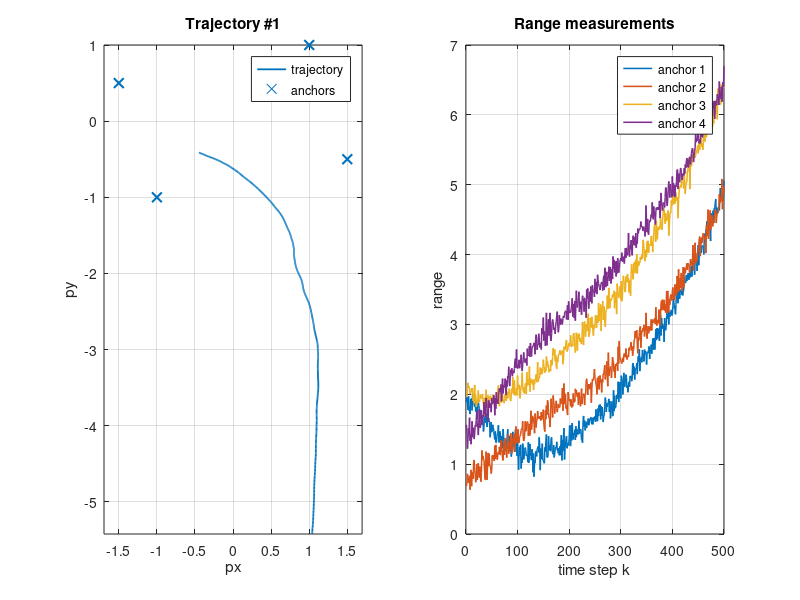

Write MATLAB code to recreate this figure.
function data = dataset_range_tbptt_professor_plus()
% DATASET_RANGE_TBPTT_PROFESSOR_PLUS
% Generate 2D constant-velocity trajectories with range-only measurements to
% four anchors following the professor-specified model.
%
% Outputs are saved to dataset_range_tbptt_professor_plus.mat with fields:
%   dt, steps, N_total, train_ids, val_ids, test_ids
%   A, Q, qc, anchors (2x4), sd_r
%   X: states shaped (N_total, steps, 4) -> [px, py, vx, vy]
%   Z: measurements shaped (N_total, steps, 4) -> ranges to anchors
%   tbptt_blocks: (N_total, 10, 2) inclusive [start, end] indices for L=50
%   process_noise: (N_total, steps-1, 4)
%   meas_noise: (N_total, steps, 4)
%
% The script also prints a summary and plots trajectory #1 with anchors plus
% its four range measurements.

    rng(123); % fixed seed for reproducibility
    cfg = get_config();
    [A, Q] = build_model_matrices(cfg.dt, cfg.qc);

    X = zeros(cfg.N_total, cfg.steps, 4);
    Z = zeros(cfg.N_total, cfg.steps, 4);
    W = zeros(cfg.N_total, cfg.steps - 1, 4);
    R = zeros(cfg.N_total, cfg.steps, 4);

    for n = 1:cfg.N_total
        [x, z, w, r] = generate_one_trajectory(A, Q, cfg.sd_r, cfg.anchors, cfg.steps);
        X(n, :, :) = x;
        Z(n, :, :) = z;
        W(n, :, :) = w;
        R(n, :, :) = r;
    end

    tbptt_single = compute_tbptt_blocks(cfg.steps, cfg.tbptt_L, cfg.tbptt_stride);
    tbptt_blocks = zeros(cfg.N_total, size(tbptt_single, 1), 2);
    for n = 1:cfg.N_total
        tbptt_blocks(n, :, :) = tbptt_single;
    end

    data = struct( ...
        "dt", cfg.dt, ...
        "steps", cfg.steps, ...
        "N_total", cfg.N_total, ...
        "train_ids", 0:14, ...
        "val_ids", 15:17, ...
        "test_ids", 18:19, ...
        "A", A, ...
        "Q", Q, ...
        "qc", cfg.qc, ...
        "anchors", cfg.anchors, ...
        "sd_r", cfg.sd_r, ...
        "X", X, ...
        "Z", Z, ...
        "tbptt_blocks", tbptt_blocks, ...
        "process_noise", W, ...
        "meas_noise", R);

    save_dataset(data, "dataset_range_tbptt_professor_plus.mat");
    print_summary(data);
    plot_trajectory_and_ranges(data, cfg.anchors, 1);
end

function cfg = get_config()
    cfg.seed = 123;
    cfg.dt = 0.01;
    cfg.steps = 500;
    cfg.N_total = 20;
    cfg.qc = 0.1;
    cfg.sd_r = 0.1;
    cfg.tbptt_L = 50;
    cfg.tbptt_stride = 50;
    cfg.anchors = [-1.5, 1.0, -1.0, 1.5; ...
                    0.5, 1.0, -1.0, -0.5];
end

function [A, Q] = build_model_matrices(dt, qc)
    A = [1, 0, dt, 0; ...
         0, 1, 0, dt; ...
         0, 0, 1, 0; ...
         0, 0, 0, 1];
    Q = [qc * dt^3 / 3, 0, qc * dt^2 / 2, 0; ...
         0, qc * dt^3 / 3, 0, qc * dt^2 / 2; ...
         qc * dt^2 / 2, 0, qc * dt, 0; ...
         0, qc * dt^2 / 2, 0, qc * dt];
    Q = 0.5 * (Q + Q'); % enforce symmetry
end

function L = chol_psd(Q)
    try
        L = chol(Q, "lower");
    catch
        L = chol(Q + 1e-12 * eye(size(Q)), "lower");
    end
end

function [states, measurements, process_noise, meas_noise] = generate_one_trajectory(A, Q, sd_r, anchors, steps)
% One trajectory with shapes:
%   states: (steps, 4)
%   measurements: (steps, 4)
%   process_noise: (steps-1, 4)
%   meas_noise: (steps, 4)
    LQ = chol_psd(Q);

    px0 = -0.5 + (0.5 - (-0.5)) * rand();
    py0 = -0.5 + (0.5 - (-0.5)) * rand();
    vx0 = 0.5 + (1.5 - 0.5) * rand();
    vy0 = -0.5 + (0.5 - (-0.5)) * rand();
    x = [px0; py0; vx0; vy0];

    states = zeros(steps, 4);
    measurements = zeros(steps, 4);
    process_noise = zeros(steps - 1, 4);
    meas_noise = zeros(steps, 4);
    states(1, :) = x';

    for k = 1:(steps - 1)
        w = LQ * randn(4, 1);
        process_noise(k, :) = w';
        x = A * x + w;
        states(k + 1, :) = x';
    end

    for k = 1:steps
        px = states(k, 1);
        py = states(k, 2);
        for i = 1:size(anchors, 2)
            noise = sd_r * randn();
            meas_noise(k, i) = noise;
            dx = anchors(1, i) + px;
            dy = anchors(2, i) + py;
            measurements(k, i) = sqrt(dx * dx + dy * dy) + noise;
        end
    end
end

function tbptt_blocks = compute_tbptt_blocks(steps, L, stride)
    num_blocks = floor((steps - L) / stride) + 1;
    tbptt_blocks = zeros(num_blocks, 2);
    for j = 1:num_blocks
        start_idx = (j - 1) * stride;
        tbptt_blocks(j, :) = [start_idx, start_idx + L - 1];
    end
end

function save_dataset(data, path)
    if nargin < 2
        path = "dataset_range_tbptt_professor_plus.mat";
    end
    save(path, "-struct", "data");
    fprintf("Saved dataset to %s\n", path);
end

function plot_trajectory_and_ranges(data, anchors, traj_idx)
    if nargin < 3
        traj_idx = 1;
    end
    states = squeeze(data.X(traj_idx, :, :));
    measurements = squeeze(data.Z(traj_idx, :, :));

    figure;
    subplot(1, 2, 1);
    plot(states(:, 1), states(:, 2), "LineWidth", 1.3); hold on;
    scatter(anchors(1, :), anchors(2, :), 50, "xr", "LineWidth", 1.5);
    xlabel("px"); ylabel("py");
    title(sprintf("Trajectory #%d", traj_idx));
    axis equal; grid on; legend("trajectory", "anchors");

    subplot(1, 2, 2);
    plot(measurements, "LineWidth", 1.1);
    xlabel("time step k"); ylabel("range");
    title("Range measurements");
    grid on; legend("anchor 1", "anchor 2", "anchor 3", "anchor 4");
end

function print_summary(data)
    X = data.X;
    Z = data.Z;
    tbptt_blocks = data.tbptt_blocks;
    fprintf("States X shape: [%d, %d, %d]\n", size(X, 1), size(X, 2), size(X, 3));
    fprintf("Measurements Z shape: [%d, %d, %d]\n", size(Z, 1), size(Z, 2), size(Z, 3));
    fprintf("Mean range: %.4f, Std range: %.4f\n", mean(Z, "all"), std(Z, 0, "all"));
    fprintf("TBPTT blocks shape: [%d, %d, %d]\n", size(tbptt_blocks, 1), size(tbptt_blocks, 2), size(tbptt_blocks, 3));
    disp("First trajectory blocks (start,end):");
    disp(squeeze(tbptt_blocks(1, :, :)));
end
